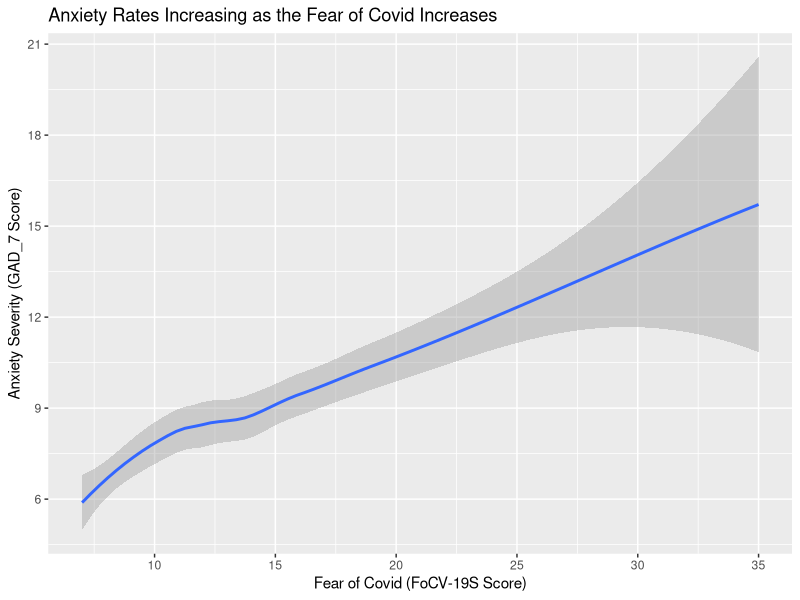

The R script that drew this image:
library(ggplot2)
library(dplyr)
library(scales)

mh_data <- read.csv("Mental-Health-With-College-Students.csv", stringsAsFactors = FALSE)

ggplot(data = mh_data) +
  geom_smooth(aes(x = FOCV, y = GAD_G)) +
  labs(x = "Fear of Covid (FoCV-19S Score)", 
       y = "Anxiety Severity (GAD_7 Score)", 
       title = "Anxiety Rates Increasing as the Fear of Covid Increases") +
  scale_y_continuous(breaks = seq(0, 21, 3)) +
  scale_x_continuous(breaks = seq(0, 35, 5))
